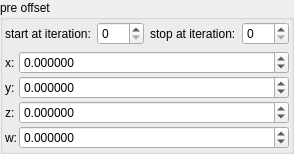
    <widget class="QGroupBox" name="groupBox">
     <property name="title">
      <string>pre offset</string>
     </property>
     <layout class="QVBoxLayout" name="verticalLayout_4">
      <property name="leftMargin">
       <number>2</number>
      </property>
      <property name="topMargin">
       <number>2</number>
      </property>
      <property name="rightMargin">
       <number>2</number>
      </property>
      <property name="bottomMargin">
       <number>2</number>
      </property>
      <item>
       <layout class="QHBoxLayout" name="horizontalLayout_20" stretch="0,1,0,1">
        <item>
         <widget class="QLabel" name="label_108">
          <property name="text">
           <string>start at iteration:</string>
          </property>
         </widget>
        </item>
        <item>
         <widget class="MySpinBox" name="spinboxInt_transf_start_iterations_C">
          <property name="sizePolicy">
           <sizepolicy hsizetype="Minimum" vsizetype="Maximum">
            <horstretch>0</horstretch>
            <verstretch>0</verstretch>
           </sizepolicy>
          </property>
          <property name="minimum">
           <number>0</number>
          </property>
          <property name="maximum">
           <number>999</number>
          </property>
          <property name="value">
           <number>0</number>
          </property>
         </widget>
        </item>
        <item>
         <widget class="QLabel" name="label_78">
          <property name="text">
           <string>stop at iteration:</string>
          </property>
         </widget>
        </item>
        <item>
         <widget class="MySpinBox" name="spinboxInt_transf_stop_iterations_C">
          <property name="sizePolicy">
           <sizepolicy hsizetype="Preferred" vsizetype="Maximum">
            <horstretch>0</horstretch>
            <verstretch>0</verstretch>
           </sizepolicy>
          </property>
          <property name="maximum">
           <number>999</number>
          </property>
         </widget>
        </item>
       </layout>
      </item>
      <item>
       <layout class="QGridLayout" name="gridLayout_64" columnstretch="0,0,1">
        <property name="spacing">
         <number>2</number>
        </property>
        <item row="0" column="1">
         <widget class="QLabel" name="label_118">
          <property name="text">
           <string notr="true">x:</string>
          </property>
         </widget>
        </item>
        <item row="3" column="1">
         <widget class="QLabel" name="label_117">
          <property name="text">
           <string notr="true">w:</string>
          </property>
         </widget>
        </item>
        <item row="0" column="2">
         <widget class="MyDoubleSpinBox" name="spinbox4_transf_addition_constant_0000_x">
          <property name="sizePolicy">
           <sizepolicy hsizetype="Minimum" vsizetype="Maximum">
            <horstretch>0</horstretch>
            <verstretch>0</verstretch>
           </sizepolicy>
          </property>
          <property name="prefix">
           <string/>
          </property>
          <property name="suffix">
           <string/>
          </property>
          <property name="decimals">
           <number>6</number>
          </property>
          <property name="minimum">
           <double>-99.989999999999995</double>
          </property>
          <property name="maximum">
           <double>99.989999999999995</double>
          </property>
          <property name="singleStep">
           <double>0.100000000000000</double>
          </property>
         </widget>
        </item>
        <item row="3" column="2">
         <widget class="MyDoubleSpinBox" name="spinbox4_transf_addition_constant_0000_w">
          <property name="sizePolicy">
           <sizepolicy hsizetype="Minimum" vsizetype="Maximum">
            <horstretch>0</horstretch>
            <verstretch>0</verstretch>
           </sizepolicy>
          </property>
          <property name="prefix">
           <string/>
          </property>
          <property name="suffix">
           <string/>
          </property>
          <property name="decimals">
           <number>6</number>
          </property>
          <property name="minimum">
           <double>-99.989999999999995</double>
          </property>
          <property name="maximum">
           <double>99.989999999999995</double>
          </property>
          <property name="singleStep">
           <double>0.100000000000000</double>
          </property>
         </widget>
        </item>
        <item row="1" column="1">
         <widget class="QLabel" name="label_116">
          <property name="text">
           <string notr="true">y:</string>
          </property>
         </widget>
        </item>
        <item row="2" column="2">
         <widget class="MyDoubleSpinBox" name="spinbox4_transf_addition_constant_0000_z">
          <property name="sizePolicy">
           <sizepolicy hsizetype="Minimum" vsizetype="Maximum">
            <horstretch>0</horstretch>
            <verstretch>0</verstretch>
           </sizepolicy>
          </property>
          <property name="prefix">
           <string/>
          </property>
          <property name="suffix">
           <string/>
          </property>
          <property name="decimals">
           <number>6</number>
          </property>
          <property name="minimum">
           <double>-99.989999999999995</double>
          </property>
          <property name="maximum">
           <double>99.989999999999995</double>
          </property>
          <property name="singleStep">
           <double>0.100000000000000</double>
          </property>
         </widget>
        </item>
        <item row="1" column="2">
         <widget class="MyDoubleSpinBox" name="spinbox4_transf_addition_constant_0000_y">
          <property name="sizePolicy">
           <sizepolicy hsizetype="Minimum" vsizetype="Maximum">
            <horstretch>0</horstretch>
            <verstretch>0</verstretch>
           </sizepolicy>
          </property>
          <property name="prefix">
           <string/>
          </property>
          <property name="suffix">
           <string/>
          </property>
          <property name="decimals">
           <number>6</number>
          </property>
          <property name="minimum">
           <double>-99.989999999999995</double>
          </property>
          <property name="maximum">
           <double>99.989999999999995</double>
          </property>
          <property name="singleStep">
           <double>0.100000000000000</double>
          </property>
         </widget>
        </item>
        <item row="2" column="1">
         <widget class="QLabel" name="label_119">
          <property name="text">
           <string notr="true">z:</string>
          </property>
         </widget>
        </item>
       </layout>
      </item>
     </layout>
    </widget>
